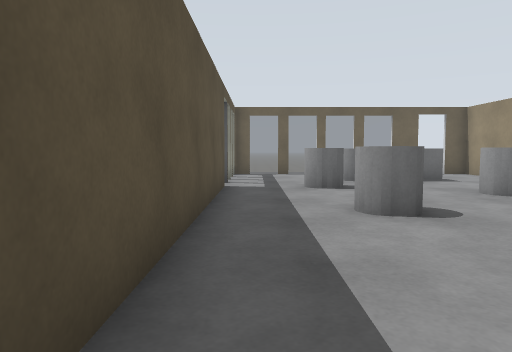
[1] (above)

13 first-person views from a walk through a Gazebo world. The camera is 0.94 m above the floor, tilts 4° down and sees 70° across. The floor is counted in squares, 1 m on a side. Each view is taken from the middle of a square. On the plan, view 1 faces up. The plan holds only what a view shows up to about 13 squares ahead; the rest is blank. Surface patterns are stand-ins for the level's own textures.

[2]
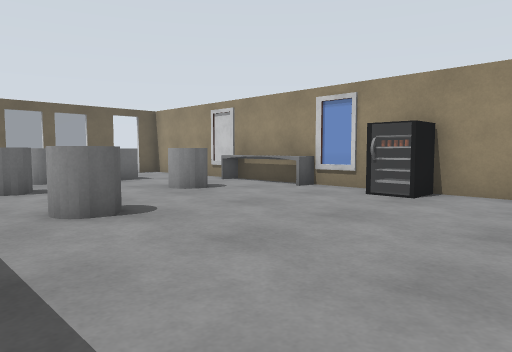

[3]
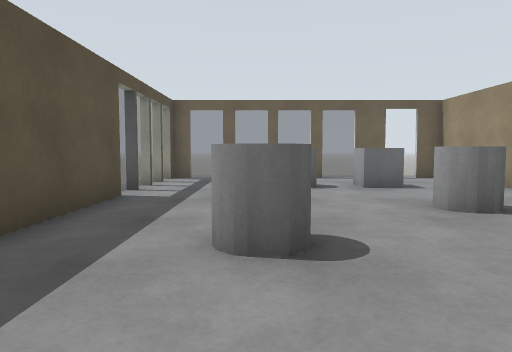

[4]
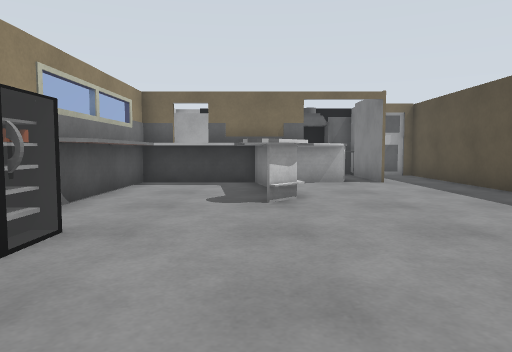

[5]
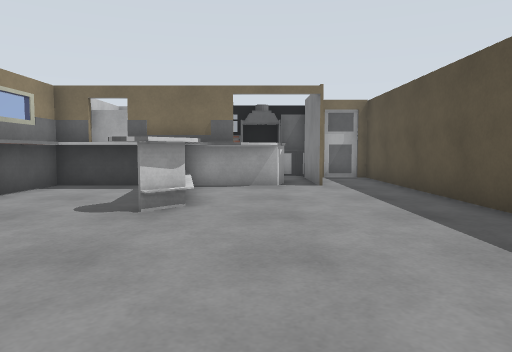

[6]
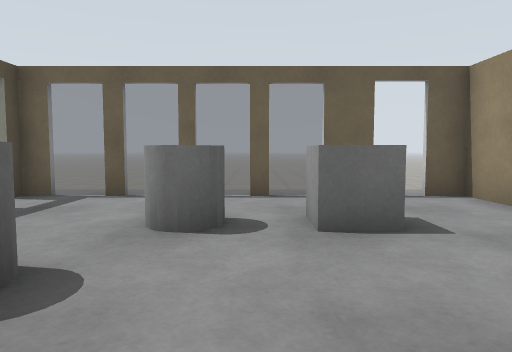

[7]
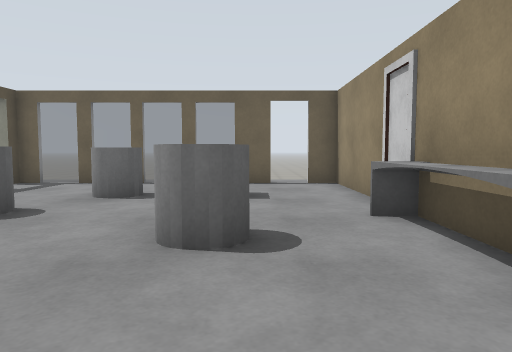

[8]
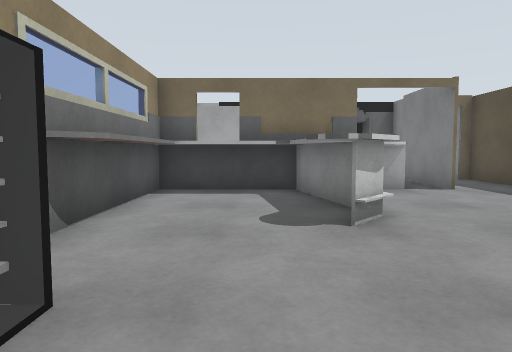

[9]
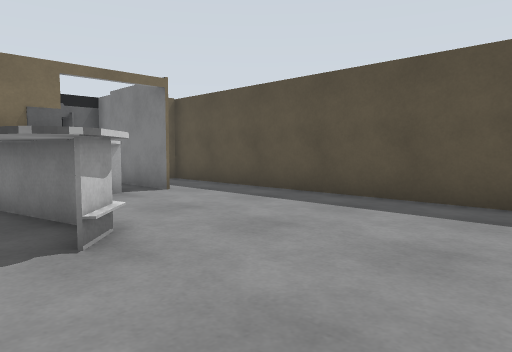

[10]
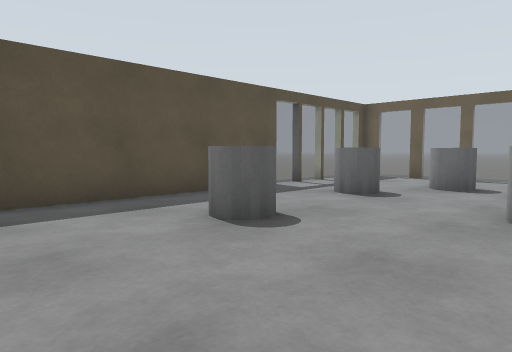

[11]
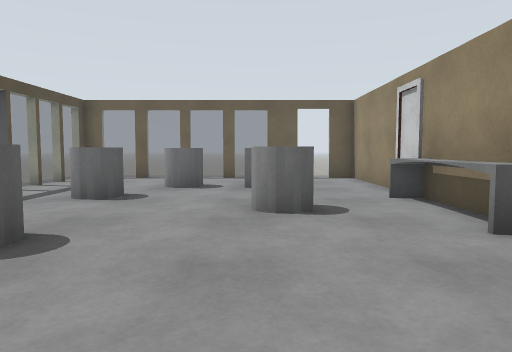

[12]
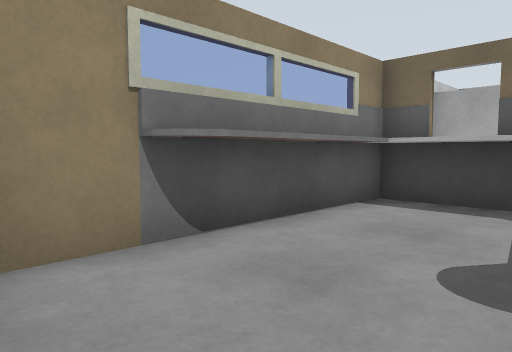

[13]
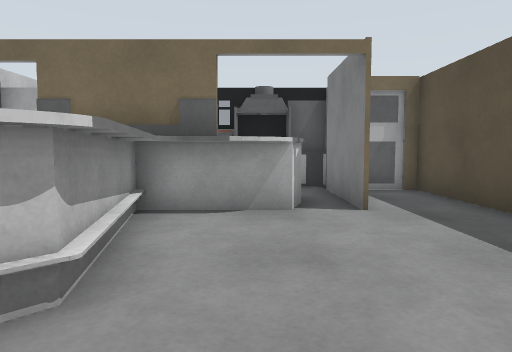

### Floor plan
Points are (right, up) in squares from view 1. A wall is a line through its corners. A room is listed if a view was taken in it or the views show most of it. See-through windows are left out.
Room 1 (views 1, 2, 3, 4, 5, 6, 7, 8, 9, 10, 11, 12, 13)
walls: (7.1, 2.9) (7.9, 2.9); (7.2, 2.8) (7.2, 3.9); (-0.8, 9.8) (-0.8, -6.8) (0.8, -6.8); (7.4, 2.8) (7.4, 3.9); (8, 3.2) (8, 3.8) (7, 3.8); (4.1, 0) (4.7, 0.6); (5, -0.6) (5.3, -2.5); (2.9, 14.5) (2.4, 14.5); (4.4, 14.5) (3.9, 14.5); (1.4, 14.5) (0.9, 14.5); (-0.1, 14.5) (-0.8, 14.5) (-0.8, 14); (4.4, -3) (4, -0.4); (5.5, -2.8) (7.7, -2.8) (7.7, 0.8); (6.5, 14.5) (5.4, 14.5); (2.9, -3.4) (3.4, -3.3); (1.3, -3.6) (1.3, -7.2); (2.1, -4.6) (2.4, -3.7) (8.3, -3.7) (8.3, 14.5)
low walls: (7.7, 6) (7.7, 9.4); (4.4, -0.7) (5, -3.8); (3.2, -3.3) (4.1, -3.3); (4.9, -3.8) (4.2, -0.2) (4.8, 0.5)
ways out: opening at (7, 15)
objects: grey cylinder (2, 5) to (2, 6); grey cylinder (2, 9) to (2, 10); grey cylinder (3, 11) to (3, 12); grey cylinder (5, 8) to (6, 8); grey box (5, 11) to (5, 12)

Positions as (right, up) in squares from view 1, and headings:
1: (0, 0), facing up
2: (0, 0), facing up-right
3: (2, 2), facing up
4: (5, 7), facing down
5: (3, 6), facing down
6: (4, 7), facing up
7: (6, 4), facing up
8: (6, 5), facing down
9: (6, 4), facing down-left
10: (6, 2), facing up-left
11: (5, 2), facing up
12: (5, 3), facing down-right
13: (3, 2), facing down
